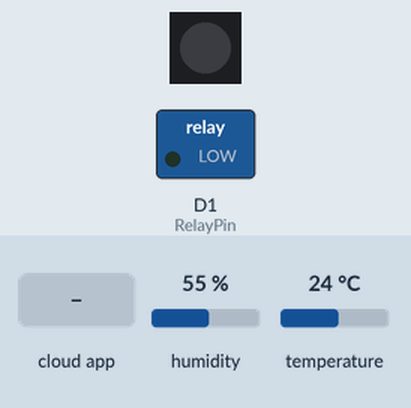
Recording of a sketch running on a simulated ESP8266 (NodeMCU). On the bench: 1 RGB LEDs in strip order, left to right, switched loads named in the sketch (green lamp = pin HIGH). Wiring (inferred from the names in the program): DHT11 sensor: data D4. The inputs (shaded band) are chosen by the test bench; at power-on: humidity 55 %, temperature 24 °C. Dim RGB values are drawn brighter than linear; WiFi joins after 1.5 s; servers stay silent unless stated; the Firebase database answers and starts empty; what the sketch prints to the serial monitor is not drawn.

Above: at 2.7 s.
2.8 s: the phone or cloud app sets R to 1
At 4.2 s:
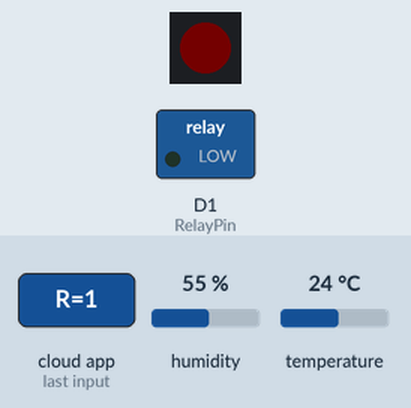
5.2 s: the phone or cloud app sets G to 1
At 6.5 s:
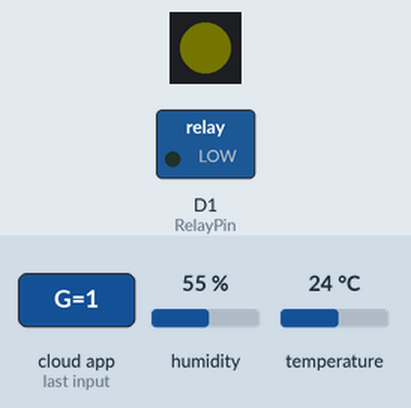
7.0 s: the phone or cloud app sets B to 1
At 7.8 s:
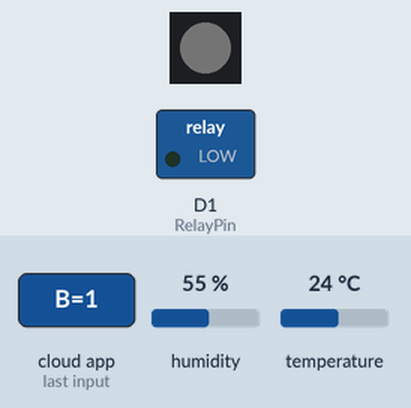
8.6 s: the phone or cloud app sets R to 0
At 10.1 s:
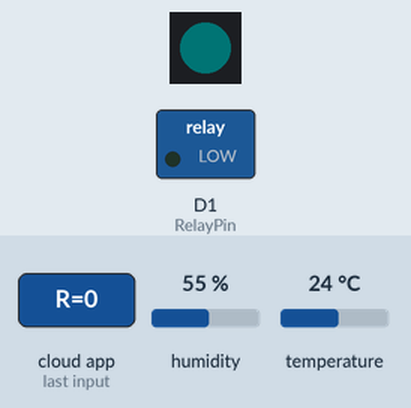
10.4 s: the phone or cloud app sets G to 0
At 11.4 s:
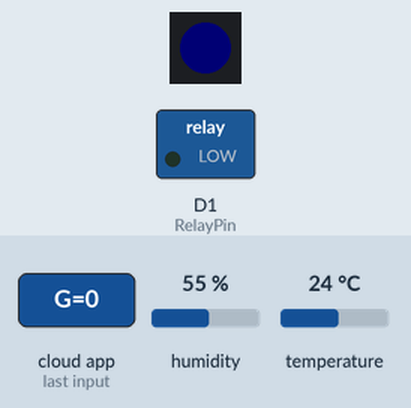
12.0 s: the phone or cloud app sets R to 1
At 13.7 s:
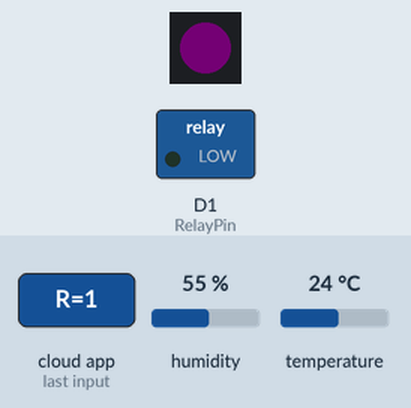
Timing chart, 0 to 14.8 s (numbered marks = the images above; inputs shaded):
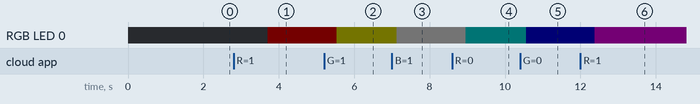

Measured:
- after the input at 2.8 s, RGB LED 0: off → RGB(1, 0, 0) after 0.90 s
- after the input at 5.2 s, RGB LED 0: RGB(1, 0, 0) → RGB(1, 1, 0) after 0.33 s
- after the input at 7.0 s, RGB LED 0: RGB(1, 1, 0) → RGB(1, 1, 1) after 0.13 s
- after the input at 8.6 s, RGB LED 0: RGB(1, 1, 1) → RGB(0, 1, 1) after 0.36 s
- after the input at 10.4 s, RGB LED 0: RGB(0, 1, 1) → RGB(0, 0, 1) after 0.16 s
- after the input at 12.0 s, RGB LED 0: RGB(0, 0, 1) → RGB(1, 0, 1) after 0.38 s

The sketch:

Firebase_DHT.ino
```cpp
#include <ESP8266WiFi.h>
#include <FirebaseArduino.h>
#include <Adafruit_NeoPixel.h>
#include <DHT.h>


#define RelayPin D1
#define RGBPIN D2
#define DHTPIN D4
#define DHTTYPE DHT11   // DHT 11
#define FIREBASE_HOST "iostest.firebaseio.com"
#define WIFI_SSID "robert"
#define WIFI_PASSWORD "06000"

Adafruit_NeoPixel pixels = Adafruit_NeoPixel(1, RGBPIN, NEO_GRB + NEO_KHZ800);

DHT dht(DHTPIN, DHTTYPE);
unsigned long lastDHTTime = 0;

void setup() {
  Serial.begin(115200);
  //連線到Wifi
  WiFi.begin(WIFI_SSID,WIFI_PASSWORD);
  Serial.print("開始連線");
  while(WiFi.status() != WL_CONNECTED){
    Serial.print(".");
    delay(500);
  }
  Serial.println();
  Serial.print("連線成功:");
  Serial.print(WiFi.localIP());
  pinMode(RelayPin,OUTPUT);
  Firebase.begin(FIREBASE_HOST);
  pixels.begin(); // This initializes the NeoPixel library.

  dht.begin();
  lastDHTTime = millis();
}

void loop() {

  if(Firebase.success()){
    bool d1Value = Firebase.getBool("Relay/D1");

    digitalWrite(RelayPin,d1Value);
    int rValue = Firebase.getInt("RGB/R");
    int gValue = Firebase.getInt("RGB/G");
    int bValue = Firebase.getInt("RGB/B");
    pixels.setPixelColor(0, pixels.Color(rValue, gValue, bValue));
    pixels.show();

    if((millis() - lastDHTTime) > 2000){
      float h = dht.readHumidity();
      float t = dht.readTemperature();
      float f = dht.readTemperature(true);
      if (isnan(h) || isnan(t) || isnan(f)) {
        Serial.println("Failed to read from DHT sensor!");
        return;
      }
      // Compute heat index in Fahrenheit (the default)
      float hif = dht.computeHeatIndex(f, h);
      // Compute heat index in Celsius (isFahreheit = false)
      float hic = dht.computeHeatIndex(t, h, false);

      Serial.print("Humidity: ");
      Serial.print(h);
      Serial.print(" %\t");
      Serial.print("Temperature: ");
      Serial.print(t);
      Serial.print(" *C ");
      Serial.print(f);
      Serial.print(" *F\t");
      Serial.print("Heat index: ");
      Serial.print(hic);
      Serial.print(" *C ");
      Serial.print(hif);
      Serial.println(" *F");

      Firebase.setString("DHT/Humidity",String(String(h)+"%"));
      Firebase.setString("DHT/Celsius",String(String(t)+"*C"));
      Firebase.setString("DHT/CelsiusIndex",String(String(hic)+"*C"));
      Firebase.setString("DHT/Fahrenheit",String(String(f)+"*F"));
      Firebase.setString("DHT/FahrenheitIndex",String(String(hif)+"*F"));
      lastDHTTime = millis();

    }


  }else{
     Serial.println("取得Firebase Data 失敗");
  }


  delay(200);

}
```
